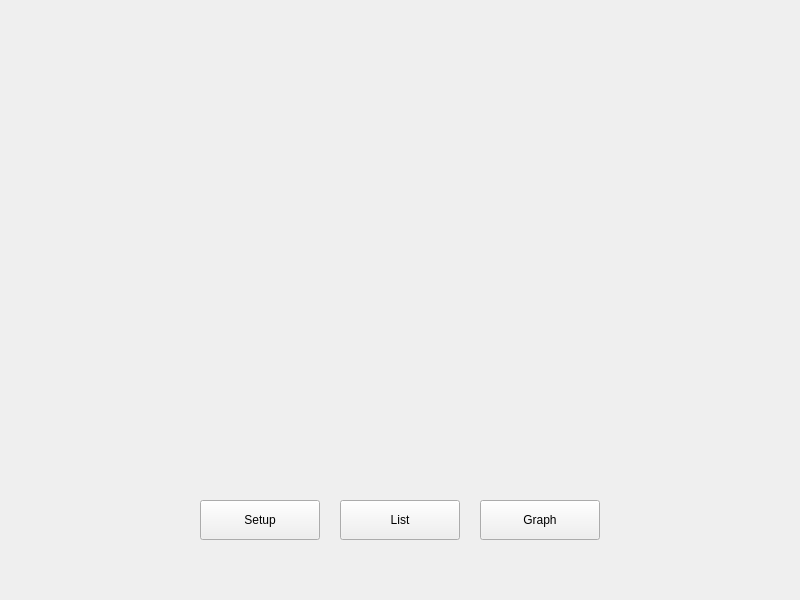
<?xml version="1.0" encoding="UTF-8"?>
<ui version="4.0">
 <class>LJQcFileWin</class>
 <widget class="QWidget" name="LJQcFileWin">
  <property name="geometry">
   <rect>
    <x>0</x>
    <y>0</y>
    <width>800</width>
    <height>600</height>
   </rect>
  </property>
  <property name="windowTitle">
   <string>LJQcFileWin</string>
  </property>
  <widget class="QPushButton" name="pbSetup">
   <property name="geometry">
    <rect>
     <x>200</x>
     <y>500</y>
     <width>120</width>
     <height>40</height>
    </rect>
   </property>
   <property name="text">
    <string>Setup</string>
   </property>
  </widget>
  <widget class="QPushButton" name="pbList">
   <property name="geometry">
    <rect>
     <x>340</x>
     <y>500</y>
     <width>120</width>
     <height>40</height>
    </rect>
   </property>
   <property name="text">
    <string>List</string>
   </property>
  </widget>
  <widget class="QPushButton" name="pbGraph">
   <property name="geometry">
    <rect>
     <x>480</x>
     <y>500</y>
     <width>120</width>
     <height>40</height>
    </rect>
   </property>
   <property name="text">
    <string>Graph</string>
   </property>
  </widget>
 </widget>
 <layoutdefault spacing="6" margin="11"/>
 <resources/>
 <connections/>
</ui>
